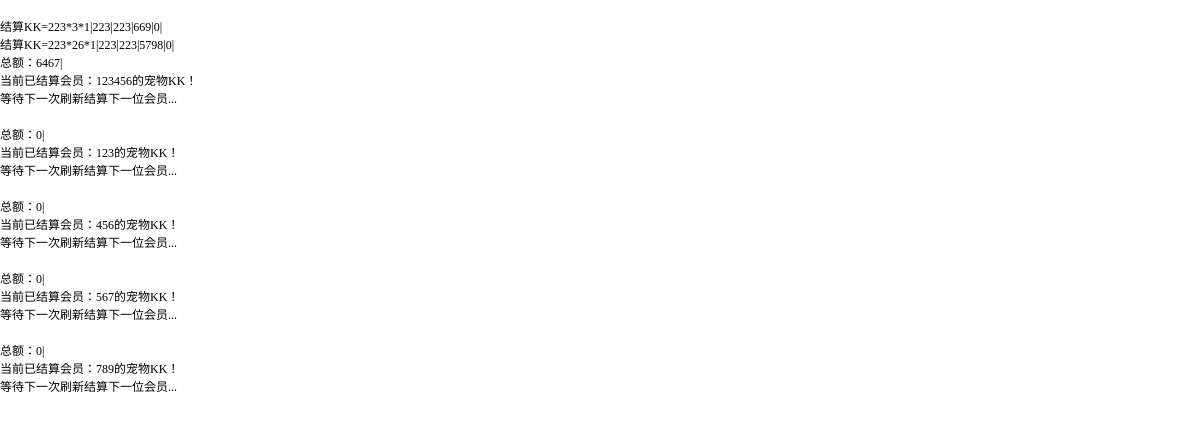
The page /admin/settle.php?clause=settle on the database its author committed.
### tables this page shows
CREATE TABLE IF NOT EXISTS `h_member_farm` (
  `id` int(11) NOT NULL AUTO_INCREMENT,
  `h_userName` varchar(20) DEFAULT NULL,
  `h_pid` int(11) DEFAULT '0' COMMENT '动物id',
  `h_num` int(11) DEFAULT '0' COMMENT '动物数量',
  `h_land` varchar(50) DEFAULT NULL,
  `h_harvest` varchar(255) DEFAULT NULL,
  `h_h_time` varchar(500) DEFAULT NULL,
  `h_addTime` datetime DEFAULT NULL COMMENT '购买时间',
  `h_endTime` datetime DEFAULT NULL COMMENT '动物死亡时间',
  `h_lastSettleTime` datetime DEFAULT NULL COMMENT '最后一次结算时间，直接在结算时记录当前时间；只用于显示或者备忘，结算算法中不用这个字段',
  `h_settleLen` int(11) DEFAULT '0' COMMENT '结算次数',
  `h_isEnd` int(11) DEFAULT '0' COMMENT '动物是否死亡',
  `h_title` char(50) DEFAULT NULL,
  `h_pic` char(255) DEFAULT NULL,
  `h_point2Day` int(11) DEFAULT '0' COMMENT '每天生产金币',
  `h_life` int(11) DEFAULT '0' COMMENT '生存周期',
  `h_money` int(11) DEFAULT '0' COMMENT '售价',
  PRIMARY KEY (`id`),
  KEY `order_id` (`h_title`)
);

CREATE TABLE IF NOT EXISTS `h_member` (
  `id` int(11) NOT NULL AUTO_INCREMENT,
  `h_userName` varchar(20) DEFAULT NULL,
  `h_passWord` varchar(32) DEFAULT NULL,
  `h_passWordII` varchar(32) DEFAULT NULL,
  `h_fullName` varchar(20) DEFAULT NULL,
  `h_sex` varchar(2) DEFAULT NULL,
  `h_mobile` varchar(11) DEFAULT NULL,
  `h_qq` varchar(20) DEFAULT NULL,
  `h_email` varchar(50) DEFAULT NULL,
  `h_regTime` datetime DEFAULT NULL,
  `h_regIP` char(50) DEFAULT NULL,
  `h_isPass` int(11) DEFAULT '0' COMMENT '是否激活，激活才能登录',
  `h_moneyCurr` decimal(9,2) DEFAULT '0.00' COMMENT '会员余额',
  `h_parentUserName` varchar(20) DEFAULT NULL,
  `h_level` int(11) DEFAULT '0',
  `h_point1` decimal(14,2) DEFAULT '0.00' COMMENT '金币',
  `h_point2` decimal(14,2) DEFAULT '0.00' COMMENT '金币',
  `h_lastTime` datetime DEFAULT NULL,
  `h_lastIP` char(50) DEFAULT NULL,
  `h_alipayUserName` char(100) DEFAULT NULL,
  `h_alipayFullName` char(100) DEFAULT NULL,
  `h_addrAddress` char(255) DEFAULT NULL,
  `h_addrPostcode` char(20) DEFAULT NULL,
  `h_addrFullName` char(20) DEFAULT NULL,
  `h_addrTel` char(20) DEFAULT NULL,
  `h_weixin` char(100) DEFAULT NULL,
  `h_logins` int(11) DEFAULT '0',
  `h_a1` char(255) DEFAULT NULL,
  `h_q1` char(255) DEFAULT NULL,
  `h_a2` char(255) DEFAULT NULL,
  `h_q2` char(255) DEFAULT NULL,
  `h_a3` char(255) DEFAULT NULL,
  `h_q3` char(255) DEFAULT NULL,
  `h_isLock` int(11) DEFAULT '0' COMMENT '锁定，不可登录',
  `h_passTime` datetime DEFAULT NULL,
  `h_settleDate` date DEFAULT NULL,
  PRIMARY KEY (`id`),
  KEY `h_userName` (`h_userName`) USING BTREE
);

### include/mysql.php (called while the page is built, shortened)
<?php
class dbmysql {
	var $link;
	private static $_instance = null;
	public static function getInstance($con_db_host,$con_db_id,$con_db_pass,$con_db_name) {
		if (is_null ( self::$_instance )) {
			self::$_instance = new self($con_db_host,$con_db_id,$con_db_pass,$con_db_name);
		}
		return self::$_instance;
	}
	function __construct($con_db_host,$con_db_id,$con_db_pass,$con_db_name = '',$db_charset = 'utf8',$pconnect = 0){
		if ($pconnect) {
			if (!$this->link = @mysql_pconnect($con_db_host,$con_db_id,$con_db_pass)) {
				$this->halt('Can not connect to MySQL Server');
			}else{
				if ($con_db_name) {
					@mysql_select_db($con_db_name,$this->link);
				}
			}
		} else {
			if (!$this->link = @mysqli_connect($con_db_host,$con_db_id,$con_db_pass,$con_db_name)) {
				$this->halt('Can not connect to MySQL Server');
			}
		}
	}
	function query($sql,$type='') {
		if (!($query = mysqli_query($this->link,$sql))) {
			if (in_array($this->errno(),array(2006,2013)) && substr($type,0,5) != 'RETRY') {
				$this->close();
				global $db_settings;
				@extract($db_settings);
				$this->mysqli_connect($con_db_host,$con_db_id,$con_db_pass,$con_db_name);
				$this->query($sql,'RETRY'.$type);
			}
		}
		return $query;
	}
	function query_direct($sql){
		return mysqli_query($this->link,$sql);
	}
	function fetch_array($query,$result_type=MYSQL_ASSOC){
		if (!$query) {
			return "";
		} else {
			return mysqli_fetch_array($query,$result_type);
		}
	}
	function free_result($query) {
		return mysqli_free_result($query);
	}
	function get_one($sql){
		$query = $this->query_direct($sql);
		$rs = $this->fetch_array($query);
		return $rs;
	}
	function num_rows($query) {
		return mysqli_num_rows($query);
	}
	function version(){
		return mysqli_get_server_info($this->link);
	}
	function close() {
		return mysqli_close($this->link);
	}
}
?>

### include/conn.php (called while the page is built, shortened)
<?php
$db_settings = parse_ini_file('dbConfig.php');
@extract($db_settings);
require_once 'mysql.php';
$db =dbmysql::getInstance($con_db_host,$con_db_id,$con_db_pass,$con_db_name);

### admin/settle.php (the view, shortened to what this page needs)
<?php
require_once '../include/conn.php';
?>
<html>
<head>
<link href="../css/admin.css" rel="stylesheet" type="text/css">
</head>
<body>
<br>
<?php
switch($clause)
{
	case "settle":
		settle();
		break;
}
function settle_farm_20160224($userName){
	global $db;
	$bonusAll = 0;
	$now = date('Y-m-d H:i:s');
	$sql = "select *,DATEDIFF(sysdate(),h_lastSettleTime) as diffDaysS,DATEDIFF(sysdate(),h_addTime) as diffDaysA from `h_member_farm` where h_userName = '{$userName}' and h_isEnd = 0 and DATEDIFF(sysdate(),h_addTime) > 0 and (DATEDIFF(sysdate(),h_lastSettleTime) <> 0 or h_lastSettleTime is null)";
	$query = $db->query($sql);
	while($rs = $db->fetch_array($query)){
		$dateDiffDay = intval($rs['diffDaysS']);
		if($dateDiffDay <= 0){
			$dateDiffDay = intval($rs['diffDaysA']);
		}
		$mustSettleDay = $dateDiffDay;
		if($mustSettleDay > 0){
			if(($mustSettleDay + $rs['h_settleLen']) >= $rs['h_life']){
				$isEnd = 1;
			}else{
				$isEnd = 0;
			}
			$mustSettleMoney = $mustSettleDay * intval($rs['h_point2Day']) * intval($rs['h_num']);
			echo "结算KK=".$mustSettleDay."*".intval($rs['h_point2Day'])."*".intval($rs['h_num']);
			$bonusAll += $mustSettleMoney;
			$sql = "update `h_member_farm` set h_settleLen = h_settleLen + ({$mustSettleDay}),h_lastSettleTime = '{$now}',h_isEnd = '{$isEnd}' where id = '{$rs['id']}'";
			$db->query($sql);
			$settleId = CC_FARM_CN + $rs['id'];
			$sql = "insert into `h_log_point2` set ";
			$sql .= "h_userName = '" . $userName . "', ";
			$sql .= "h_price = '" . $mustSettleMoney . "', ";
			$sql .= "h_type = '宠物收益', ";
			$sql .= "h_about = '宠物收益ID：{$settleId}', ";
			$sql .= "h_addTime = '" . date('Y-m-d H:i:s') . "', ";
			$sql .= "h_actIP = '" . getUserIP() . "' ";
			$db->query($sql);
		}
		echo $rs['h_lastSettleTime'] . '|';
		echo $dateDiffDay . '|';
		echo $mustSettleDay . '|';
		echo $mustSettleMoney . '|';
		echo $isEnd . '|';
		echo '<br />';
	}
	echo '总额：';
    echo $bonusAll . '|';
	echo '<br />';
	if($bonusAll > 0){
		bonus_log_20160224($userName,$bonusAll,$userName);
	}
	return $bonusAll;
}
function bonus_log_20160224($buyUserName,$bonusAll,$currUserName,$floorIndex = 1){
	global $db;
	$rs = $db->get_one("select * from `h_member` where h_userName = '{$currUserName}'");
}
function settle(){
	global $db;
	$sql = "select * from `h_member` where h_settleDate <> '" . date('Y-m-d') . "' or h_settleDate is null LIMIT 5";
	$query = $db->query($sql);
	if($db->num_rows($query) > 0){
		while($rs = $db->fetch_array($query)){
			settle_farm_20160224($rs['h_userName']);
			$sql = "update `h_member` set h_settleDate = '" . date('Y-m-d') . "' where h_userName = '" . $rs['h_userName'] . "'";
			$db->query($sql);
			echo '当前已结算会员：' , $rs['h_userName'] , '的宠物KK！<br />';
			echo '等待下一次刷新结算下一位会员...<br /><br />';
		}
	}
}
?>

### css/admin.css (style rules this page uses)
body { margin: 0px; font-size: 9pt; text-decoration: none; line-height: 150%; background-color: #ffffff; text-decoration: none; }

### rows shown on the page
h_member: bonusAll "6467", h_userName "123456"
h_member_farm: mustSettleDay "223", h_point2Day "3", h_num "1", dateDiffDay "223", mustSettleMoney "669", h_settleLen "0"
h_member_farm: mustSettleDay "223", h_point2Day "26", h_num "1", dateDiffDay "223", mustSettleMoney "5798", h_settleLen "0"
h_member: h_userName "123"
h_member: h_userName "456"
h_member: h_userName "567"
h_member: h_userName "789"
